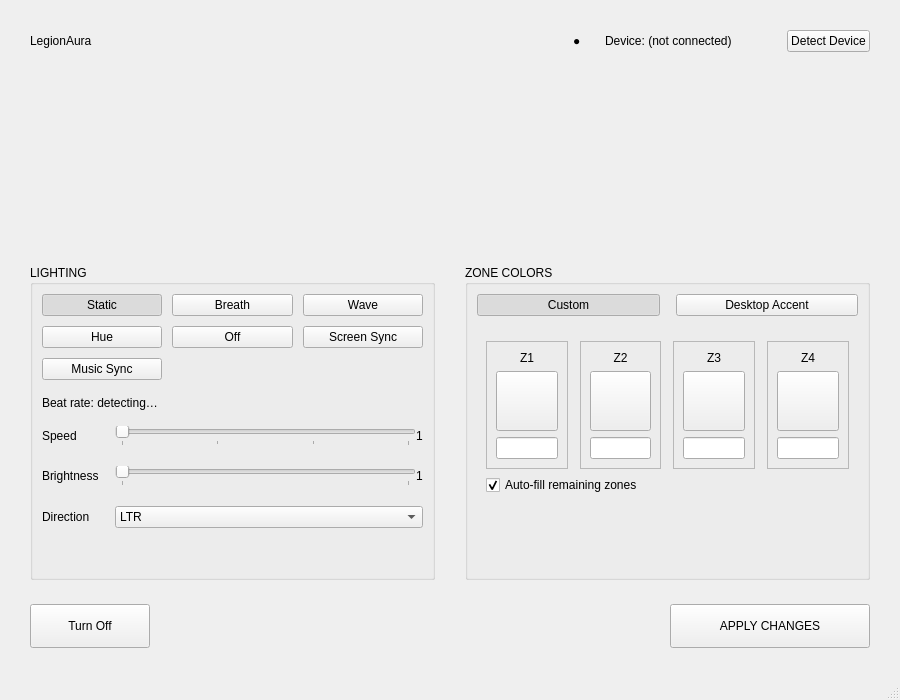
<?xml version='1.0' encoding='UTF-8'?>
<ui version="4.0">
 <class>MainWindow</class>
 <widget class="QMainWindow" name="MainWindow">
  <property name="geometry">
   <rect>
    <x>0</x>
    <y>0</y>
    <width>900</width>
    <height>700</height>
   </rect>
  </property>
  <property name="minimumSize">
   <size>
    <width>800</width>
    <height>600</height>
   </size>
  </property>
  <property name="windowTitle">
   <string>LegionAura</string>
  </property>
  <widget class="QWidget" name="centralwidget">
   <layout class="QVBoxLayout" name="verticalLayout">
    <property name="spacing">
     <number>24</number>
    </property>
    <property name="leftMargin">
     <number>30</number>
    </property>
    <property name="topMargin">
     <number>30</number>
    </property>
    <property name="rightMargin">
     <number>30</number>
    </property>
    <property name="bottomMargin">
     <number>30</number>
    </property>

    
    <item>
     <layout class="QHBoxLayout" name="headerLayout">
      <item>
       <widget class="QLabel" name="lblAppTitle">
        <property name="text">
         <string>LegionAura</string>
        </property>
       </widget>
      </item>
      <item>
       <spacer name="headerSpacer">
        <property name="orientation"><enum>Qt::Horizontal</enum></property>
        <property name="sizeHint" stdset="0"><size><width>40</width><height>20</height></size></property>
       </spacer>
      </item>
      <item>
       <widget class="QLabel" name="lblDeviceStatusIcon">
        <property name="text"><string>●</string></property>
       </widget>
      </item>
      <item>
       <widget class="QLabel" name="lblDeviceLeft">
        <property name="text"><string>Device: (not connected)</string></property>
       </widget>
      </item>
      <item>
       <widget class="QLabel" name="lblDeviceName">
        <property name="text"><string /></property>
       </widget>
      </item>
      <item>
       <widget class="QPushButton" name="btnDetect">
        <property name="text"><string>Detect Device</string></property>
       </widget>
      </item>
     </layout>
    </item>

    
    <item>
     <widget class="KeyboardPreview" name="keyboardPreviewWidget" native="true">
      <property name="sizePolicy">
       <sizepolicy hsizetype="Expanding" vsizetype="Expanding">
        <horstretch>0</horstretch>
        <verstretch>1</verstretch>
       </sizepolicy>
      </property>
      <property name="minimumSize">
       <size><width>0</width><height>150</height></size>
      </property>
     </widget>
    </item>

    
    <item>
     <layout class="QHBoxLayout" name="controlLayout" stretch="1,1">
      <property name="spacing">
       <number>30</number>
      </property>
      
      
      <item>
       <widget class="QGroupBox" name="grpLighting">
        <property name="title"><string>LIGHTING</string></property>
        <layout class="QVBoxLayout" name="lightingLayout">
         <property name="spacing"><number>16</number></property>
         <item>
          <layout class="QGridLayout" name="effectGrid">
           <property name="horizontalSpacing"><number>10</number></property>
           <property name="verticalSpacing"><number>10</number></property>
           <item row="0" column="0"><widget class="QPushButton" name="btnEffectStatic"><property name="text"><string>Static</string></property><property name="checkable"><bool>true</bool></property><property name="autoExclusive"><bool>true</bool></property><property name="checked"><bool>true</bool></property></widget></item>
           <item row="0" column="1"><widget class="QPushButton" name="btnEffectBreath"><property name="text"><string>Breath</string></property><property name="checkable"><bool>true</bool></property><property name="autoExclusive"><bool>true</bool></property></widget></item>
           <item row="0" column="2"><widget class="QPushButton" name="btnEffectWave"><property name="text"><string>Wave</string></property><property name="checkable"><bool>true</bool></property><property name="autoExclusive"><bool>true</bool></property></widget></item>
           <item row="1" column="0"><widget class="QPushButton" name="btnEffectHue"><property name="text"><string>Hue</string></property><property name="checkable"><bool>true</bool></property><property name="autoExclusive"><bool>true</bool></property></widget></item>
           <item row="1" column="1"><widget class="QPushButton" name="btnEffectOff"><property name="text"><string>Off</string></property><property name="checkable"><bool>true</bool></property><property name="autoExclusive"><bool>true</bool></property></widget></item>
           <item row="2" column="0"><widget class="QPushButton" name="btnEffectMusic"><property name="text"><string>Music Sync</string></property><property name="toolTip"><string>Show playback volume as a left-to-right level meter; detected beats change the colors. Press Apply to start.</string></property><property name="checkable"><bool>true</bool></property><property name="autoExclusive"><bool>true</bool></property></widget></item>
           <item row="1" column="2"><widget class="QPushButton" name="btnEffectScreen"><property name="text"><string>Screen Sync</string></property><property name="toolTip"><string>Mirror four screen regions onto the keyboard. Press Apply to start screen sharing.</string></property><property name="checkable"><bool>true</bool></property><property name="autoExclusive"><bool>true</bool></property></widget></item>
          </layout>
         </item>
         <item><widget class="QLabel" name="lblMusicBeatRate"><property name="text"><string>Beat rate: detecting…</string></property><property name="toolTip"><string>Estimated detected onsets per minute. Each detected beat makes one distinct color change.</string></property></widget></item>
         <item>
          <layout class="QFormLayout" name="slidersLayout">
           <property name="verticalSpacing"><number>20</number></property>
           <item row="0" column="0"><widget class="QLabel" name="lblSpeed"><property name="text"><string>Speed</string></property></widget></item>
           <item row="0" column="1">
            <layout class="QHBoxLayout">
             <item><widget class="QSlider" name="sliderSpeed"><property name="orientation"><enum>Qt::Horizontal</enum></property><property name="minimum"><number>1</number></property><property name="maximum"><number>4</number></property><property name="pageStep"><number>1</number></property><property name="tickPosition"><enum>QSlider::TicksBelow</enum></property></widget></item>
             <item><widget class="QLabel" name="lblSpeedVal"><property name="text"><string>1</string></property></widget></item>
            </layout>
           </item>
           <item row="1" column="0"><widget class="QLabel" name="lblBrightness"><property name="text"><string>Brightness</string></property></widget></item>
           <item row="1" column="1">
            <layout class="QHBoxLayout">
             <item><widget class="QSlider" name="sliderBrightness"><property name="orientation"><enum>Qt::Horizontal</enum></property><property name="minimum"><number>1</number></property><property name="maximum"><number>2</number></property><property name="pageStep"><number>1</number></property><property name="tickPosition"><enum>QSlider::TicksBelow</enum></property></widget></item>
             <item><widget class="QLabel" name="lblBrightVal"><property name="text"><string>1</string></property></widget></item>
            </layout>
           </item>
           <item row="2" column="0"><widget class="QLabel" name="lblDirection"><property name="text"><string>Direction</string></property></widget></item>
           <item row="2" column="1"><widget class="QComboBox" name="comboDirection"><item><property name="text"><string>LTR</string></property></item><item><property name="text"><string>RTL</string></property></item></widget></item>
          </layout>
         </item>
         <item>
          <spacer name="lightingSpacer"><property name="orientation"><enum>Qt::Vertical</enum></property><property name="sizeHint" stdset="0"><size><width>20</width><height>40</height></size></property></spacer>
         </item>
        </layout>
       </widget>
      </item>

      
      <item>
       <widget class="QGroupBox" name="grpZones">
        <property name="title"><string>ZONE COLORS</string></property>
        <layout class="QVBoxLayout" name="zonesLayout">
         <property name="spacing"><number>16</number></property>
         <item><layout class="QHBoxLayout" name="accentToggleLayout"><item><widget class="QPushButton" name="btnModeCustom"><property name="text"><string>Custom</string></property><property name="checkable"><bool>true</bool></property><property name="autoExclusive"><bool>true</bool></property><property name="checked"><bool>true</bool></property></widget></item><item><widget class="QPushButton" name="btnModeAccent"><property name="text"><string>Desktop Accent</string></property><property name="checkable"><bool>true</bool></property><property name="autoExclusive"><bool>true</bool></property></widget></item></layout></item><item><widget class="QStackedWidget" name="zonesStackedWidget"><property name="currentIndex"><number>0</number></property><widget class="QWidget" name="pageCustom"><layout class="QVBoxLayout" name="pageCustomLayout"><item>
          <layout class="QHBoxLayout" name="cardsLayout">
           <property name="spacing"><number>12</number></property>
           
           <item>
            <widget class="QFrame" name="cardZ1">
             <property name="frameShape"><enum>QFrame::StyledPanel</enum></property>
             <layout class="QVBoxLayout" name="layZ1">
              <item><widget class="QLabel" name="lblCardZ1"><property name="text"><string>Z1</string></property><property name="alignment"><set>Qt::AlignCenter</set></property></widget></item>
              <item><widget class="QPushButton" name="btnColor1"><property name="text"><string /></property><property name="minimumSize"><size><width>60</width><height>60</height></size></property></widget></item>
              <item><widget class="QLineEdit" name="editZ1"><property name="alignment"><set>Qt::AlignCenter</set></property></widget></item>
             </layout>
            </widget>
           </item>
           
           <item>
            <widget class="QFrame" name="cardZ2">
             <property name="frameShape"><enum>QFrame::StyledPanel</enum></property>
             <layout class="QVBoxLayout" name="layZ2">
              <item><widget class="QLabel" name="lblCardZ2"><property name="text"><string>Z2</string></property><property name="alignment"><set>Qt::AlignCenter</set></property></widget></item>
              <item><widget class="QPushButton" name="btnColor2"><property name="text"><string /></property><property name="minimumSize"><size><width>60</width><height>60</height></size></property></widget></item>
              <item><widget class="QLineEdit" name="editZ2"><property name="alignment"><set>Qt::AlignCenter</set></property></widget></item>
             </layout>
            </widget>
           </item>
           
           <item>
            <widget class="QFrame" name="cardZ3">
             <property name="frameShape"><enum>QFrame::StyledPanel</enum></property>
             <layout class="QVBoxLayout" name="layZ3">
              <item><widget class="QLabel" name="lblCardZ3"><property name="text"><string>Z3</string></property><property name="alignment"><set>Qt::AlignCenter</set></property></widget></item>
              <item><widget class="QPushButton" name="btnColor3"><property name="text"><string /></property><property name="minimumSize"><size><width>60</width><height>60</height></size></property></widget></item>
              <item><widget class="QLineEdit" name="editZ3"><property name="alignment"><set>Qt::AlignCenter</set></property></widget></item>
             </layout>
            </widget>
           </item>
           
           <item>
            <widget class="QFrame" name="cardZ4">
             <property name="frameShape"><enum>QFrame::StyledPanel</enum></property>
             <layout class="QVBoxLayout" name="layZ4">
              <item><widget class="QLabel" name="lblCardZ4"><property name="text"><string>Z4</string></property><property name="alignment"><set>Qt::AlignCenter</set></property></widget></item>
              <item><widget class="QPushButton" name="btnColor4"><property name="text"><string /></property><property name="minimumSize"><size><width>60</width><height>60</height></size></property></widget></item>
              <item><widget class="QLineEdit" name="editZ4"><property name="alignment"><set>Qt::AlignCenter</set></property></widget></item>
             </layout>
            </widget>
           </item>
          </layout>
         </item>
         <item>
          <widget class="QCheckBox" name="chkAutofill">
           <property name="text"><string>Auto-fill remaining zones</string></property>
           <property name="checked"><bool>true</bool></property>
          </widget>
         </item>
         <item>
          <spacer name="zonesSpacer"><property name="orientation"><enum>Qt::Vertical</enum></property><property name="sizeHint" stdset="0"><size><width>20</width><height>40</height></size></property></spacer>
         </item>
        </layout></widget><widget class="QWidget" name="pageAccent"><layout class="QVBoxLayout" name="pageAccentLayout"><item><widget class="QPushButton" name="btnAccentSwatch"><property name="minimumSize"><size><width>100</width><height>100</height></size></property><property name="text"><string>Detecting...</string></property></widget></item><item><widget class="QPushButton" name="btnAccentRefresh"><property name="text"><string>Refresh</string></property></widget></item></layout></widget></widget></item></layout>
       </widget>
      </item>
     </layout>
    </item>

    
    <item>
     <layout class="QHBoxLayout" name="actionLayout">
      <item>
       <widget class="QPushButton" name="btnOff">
        <property name="text"><string>Turn Off</string></property>
        <property name="minimumSize"><size><width>120</width><height>44</height></size></property>
       </widget>
      </item>
      <item>
       <spacer name="actionSpacer">
        <property name="orientation"><enum>Qt::Horizontal</enum></property>
        <property name="sizeHint" stdset="0"><size><width>40</width><height>20</height></size></property>
       </spacer>
      </item>
      <item>
       <widget class="QPushButton" name="btnApply">
        <property name="text"><string>APPLY CHANGES</string></property>
        <property name="minimumSize"><size><width>200</width><height>44</height></size></property>
       </widget>
      </item>
     </layout>
    </item>

   </layout>
  </widget>
  <widget class="QStatusBar" name="statusbar" />
 </widget>
 <customwidgets>
  <customwidget>
   <class>KeyboardPreview</class>
   <extends>QWidget</extends>
   <header>KeyboardPreview.h</header>
  </customwidget>
 </customwidgets>
 <resources />
 <connections />
</ui>
